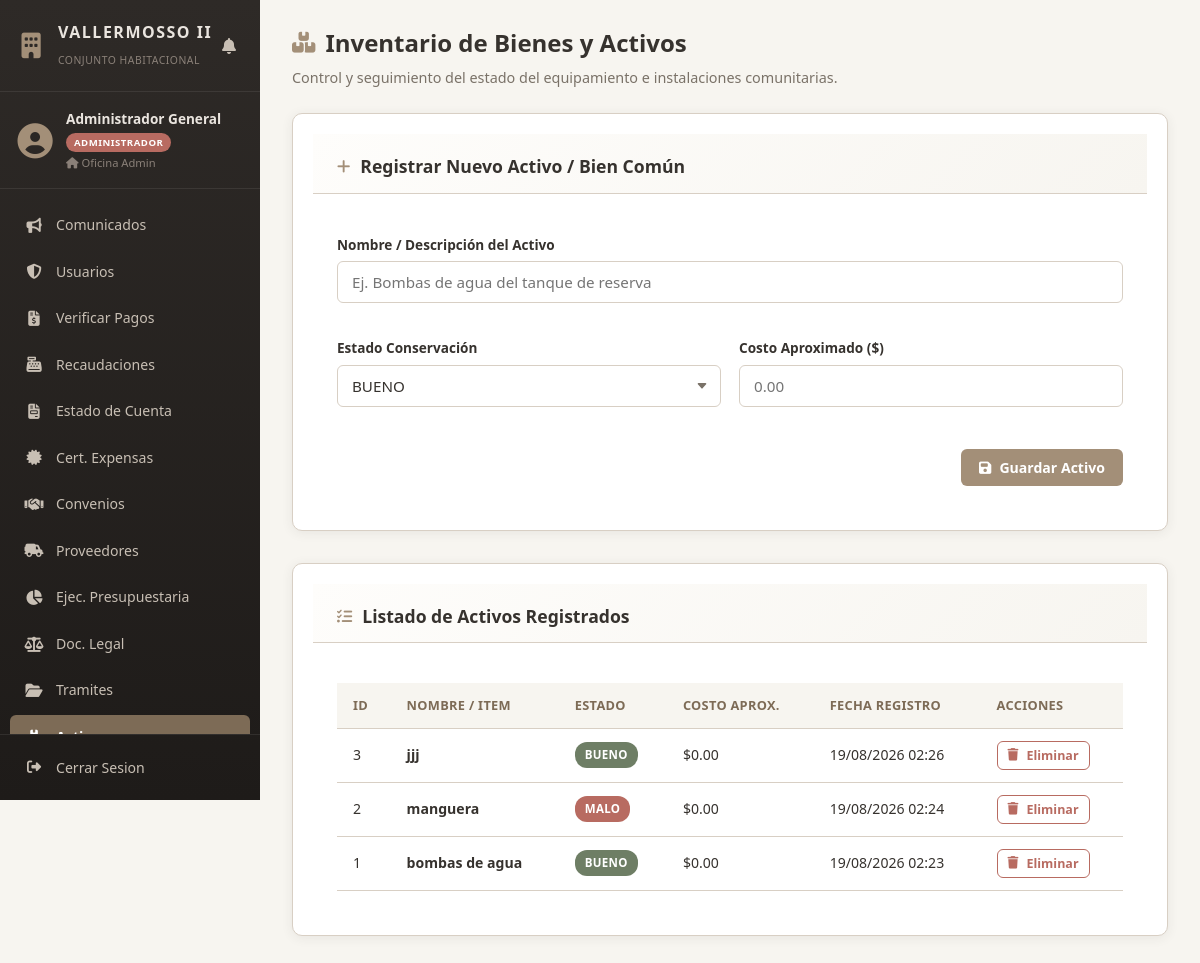
/views/administrador/activos.php (signed in), run on the app's committed database.
### tables this page shows
CREATE TABLE `activos` (
  `id` int(11) NOT NULL,
  `nombre` varchar(150) NOT NULL,
  `estado` enum('EXCELENTE','BUENO','REGULAR','MALO') DEFAULT 'BUENO',
  `created_at` timestamp NOT NULL DEFAULT current_timestamp()
);

### views/administrador/activos.php (the view, shortened to what this page needs)
<?php
$db = Database::obtenerConexion();
$stmt = $db->query("SELECT * FROM activos ORDER BY id DESC");
$activos = $stmt->fetchAll(PDO::FETCH_ASSOC);
?>
<!DOCTYPE html>
<html lang="es">
<head>
    <link rel="stylesheet" href="../../public/css/style.css">
    <link rel="stylesheet" href="https://cdnjs.cloudflare.com/ajax/libs/font-awesome/6.4.0/css/all.min.css">
</head>
<body>
<div class="app-layout">
    <?php include_once __DIR__ . '/../sidebar.php'; ?>
    <main class="main-content">
        <header class="content-header">
            <h1><i class="fa-solid fa-boxes-stacked"></i> Inventario de Bienes y Activos</h1>
            <p class="subtitle">Control y seguimiento del estado del equipamiento e instalaciones comunitarias.</p>
        </header>
        <section class="card form-card" style="margin-bottom: 2rem;">
            <div class="card-header">
                <h2><i class="fa-solid fa-plus"></i> Registrar Nuevo Activo / Bien Común</h2>
            </div>
            <div class="card-body">
                <form action="../../controllers/AdministradorController.php" method="POST" class="grid-form">
                    <div class="form-group span-2">
                        <label for="nombre">Nombre / Descripción del Activo</label>
                        <input type="text" id="nombre" name="nombre" class="form-control" placeholder="Ej. Bombas de agua del tanque de reserva" required>
                    </div>
                    <div class="form-group">
                        <label for="estado">Estado Conservación</label>
                        <select id="estado" name="estado" class="form-control" required>
                            <option value="BUENO" selected>BUENO</option>
                        </select>
                    </div>
                    <div class="form-group">
                        <label for="costo_aproximado">Costo Aproximado ($)</label>
                        <input type="number" step="0.01" id="costo_aproximado" name="costo_aproximado" class="form-control" placeholder="0.00">
                    </div>
                    <div class="form-actions span-full">
                        <button type="submit" class="btn btn-primary"><i class="fa-solid fa-floppy-disk"></i> Guardar Activo</button>
                    </div>
                </form>
            </div>
        </section>
        <section class="card table-card">
            <div class="card-header">
                <h2><i class="fa-solid fa-list-check"></i> Listado de Activos Registrados</h2>
            </div>
            <div class="card-body">
                <div class="table-responsive">
                    <table class="table">
                        <thead>
                            <tr>
                                <th> ID</th>
                                <th>Nombre / Item</th>
                                <th>Estado</th>
                                <th>Costo Aprox.</th>
                                <th>Fecha Registro</th>
                                <th>Acciones</th>
                            </tr>
                        </thead>
                        <tbody>
                            <?php if (empty($activos)): ?>
                                <tr>
                                    <td colspan="6" class="text-center">No hay activos o bienes registrados actualmente.</td>
                                </tr>
                            <?php else: ?>
                                <?php foreach ($activos as $act): ?>
                                    <tr>
                                        <td><?= $act['id'] ?></td>
                                        <td><strong><?= htmlspecialchars($act['nombre']) ?></strong></td>
                                        <td>
                                            <?php
                                                $badgeClass = 'badge-info';
                                                if ($act['estado'] === 'EXCELENTE' || $act['estado'] === 'BUENO') $badgeClass = 'badge-success';
                                                elseif ($act['estado'] === 'REGULAR') $badgeClass = 'badge-warning';
                                                elseif ($act['estado'] === 'MALO') $badgeClass = 'badge-danger';
                                            ?>
                                            <span class="badge <?= $badgeClass ?>"><?= htmlspecialchars($act['estado']) ?></span>
                                        </td>
                                        <td>$<?= number_format($act['costo_aproximado'] ?? 0, 2) ?></td>
                                        <td><?= date('d/m/Y H:i', strtotime($act['created_at'])) ?></td>
                                        <td>
                                            <form action="../../controllers/AdministradorController.php" method="POST" style="display:inline-block;" onsubmit="return confirm('¿Confirma eliminar este activo?');">
                                                <button type="submit" class="btn btn-sm btn-outline-danger"><i class="fa-solid fa-trash"></i> Eliminar</button>
                                            </form>
                                        </td>
                                    </tr>
                                <?php endforeach; ?>
                            <?php endif; ?>
                        </tbody>
                    </table>
                </div>
            </div>
        </section>
    </main>
</div>
</body>
</html>

### public/css/style.css (style rules this page uses)
:root { --bg-main: #F7F5F0; --bg-card: #FFFFFF; --primary: #A38F78; --primary-dark: #7D6B56; --secondary: #D8CFC4; --accent: #6E7E65; --danger: #B86B61; --text-main: #36322E; --text-muted: #7A7268; --sidebar-bg: #2E2A27; --sidebar-hover: #3E3732; --sidebar-active: #4A3F38; --sidebar-text: #C8BFB4; --sidebar-text-active: #FFFFFF; --sidebar-width: 260px; --sidebar-collapsed-width: 70px; --shadow: 0 2px 12px rgba(54, 50, 46, 0.08); --shadow-lg: 0 8px 24px rgba(54, 50, 46, 0.12); --radius: 10px; --radius-sm: 6px; --transition: all 0.3s cubic-bezier(0.4, 0, 0.2, 1); }
* { box-sizing: border-box; margin: 0; padding: 0; font-family: 'Segoe UI', Tahoma, Geneva, Verdana, sans-serif; }
body { background-color: var(--bg-main); color: var(--text-main); line-height: 1.6; overflow-x: hidden; }
.app-layout { display: flex; min-height: 100vh; }
.main-content { flex: 1; margin-left: var(--sidebar-width); padding: 30px; transition: var(--transition); min-height: 100vh; }
.content-header { margin-bottom: 28px; }
.content-header h1 { font-size: 1.5rem; font-weight: 700; color: var(--primary-dark); margin-bottom: 4px; display: flex; align-items: center; gap: 10px; }
.content-header h1 i { color: var(--primary); font-size: 1.3rem; }
.content-header .subtitle { color: var(--text-muted); font-size: 0.9rem; }
.card { background: var(--bg-card); border: 1px solid var(--secondary); border-radius: var(--radius); box-shadow: var(--shadow); overflow: hidden; margin-bottom: 24px; }
.card-header { padding: 18px 24px; border-bottom: 1px solid var(--secondary); background: linear-gradient(135deg, #FEFDFB 0%, #F7F5F0 100%); }
.card-header h2 { font-size: 1.05rem; font-weight: 700; color: var(--primary-dark); display: flex; align-items: center; gap: 10px; margin: 0; }
.card-header h2 i { color: var(--primary); font-size: 0.95rem; }
.card-body { padding: 24px; }
.grid-form { display: grid; grid-template-columns: 1fr; gap: 18px; }
@media (min-width: 768px) { .grid-form { grid-template-columns: 1fr 1fr; } }
@media (min-width: 768px) { .span-full { grid-column: 1 / -1; } }
@media (min-width: 768px) { .span-2 { grid-column: 1 / -1; } }
.form-group label { display: block; font-weight: 600; font-size: 0.85rem; color: var(--text-main); margin-bottom: 6px; }
.form-control { width: 100%; padding: 10px 14px; border: 1.5px solid var(--secondary); border-radius: var(--radius-sm); background-color: #FDFCFB; color: var(--text-main); font-size: 0.92rem; outline: none; transition: var(--transition); }
select.form-control { appearance: none; background-repeat: no-repeat; background-position: right 12px center; padding-right: 36px; }
.form-actions { display: flex; gap: 10px; justify-content: flex-end; padding-top: 8px; }
.btn { display: inline-flex; align-items: center; gap: 8px; padding: 10px 20px; font-size: 0.9rem; font-weight: 600; border: none; border-radius: var(--radius-sm); cursor: pointer; text-decoration: none; text-align: center; transition: var(--transition); white-space: nowrap; }
.btn-primary { background-color: var(--primary); color: #FFFFFF; }
.btn-outline-danger { background: transparent; border: 1.5px solid var(--danger); color: var(--danger); }
.btn-sm { padding: 6px 12px; font-size: 0.8rem; }
.table-responsive { overflow-x: auto; -webkit-overflow-scrolling: touch; }
.table { width: 100%; border-collapse: collapse; }
.table th, .table td { padding: 12px 16px; text-align: left; border-bottom: 1px solid var(--secondary); font-size: 0.88rem; }
.table th { background-color: var(--bg-main); color: var(--primary-dark); font-weight: 700; font-size: 0.8rem; text-transform: uppercase; letter-spacing: 0.3px; white-space: nowrap; }
.badge { display: inline-block; padding: 4px 10px; border-radius: 12px; font-size: 0.72rem; font-weight: 700; text-transform: uppercase; letter-spacing: 0.3px; white-space: nowrap; }
.badge-success { background: #E8F2E4; color: #3D6B30; }
.badge-danger { background: #F5E0DE; color: #8B3D35; }

### data on the page
activos: id "3", nombre "jjj", estado "BUENO", costo_aproximado "0.00", created_at "19/08/2026 02:26"
activos: id "2", nombre "manguera", estado "MALO", costo_aproximado "0.00", created_at "19/08/2026 02:24"
activos: id "1", nombre "bombas de agua", estado "BUENO", costo_aproximado "0.00", created_at "19/08/2026 02:23"

### other printed values
$nombre "Administrador General"
$rol "ADMINISTRADOR"
$vivienda "Oficina Admin"
$item['label'] "Comunicados"
$item['label'] "Usuarios"
$item['label'] "Verificar Pagos"
$item['label'] "Recaudaciones"
$item['label'] "Estado de Cuenta"
$item['label'] "Cert. Expensas"
$item['label'] "Convenios"
$item['label'] "Proveedores"
$item['label'] "Ejec. Presupuestaria"
$item['label'] "Doc. Legal"
$item['label'] "Tramites"
